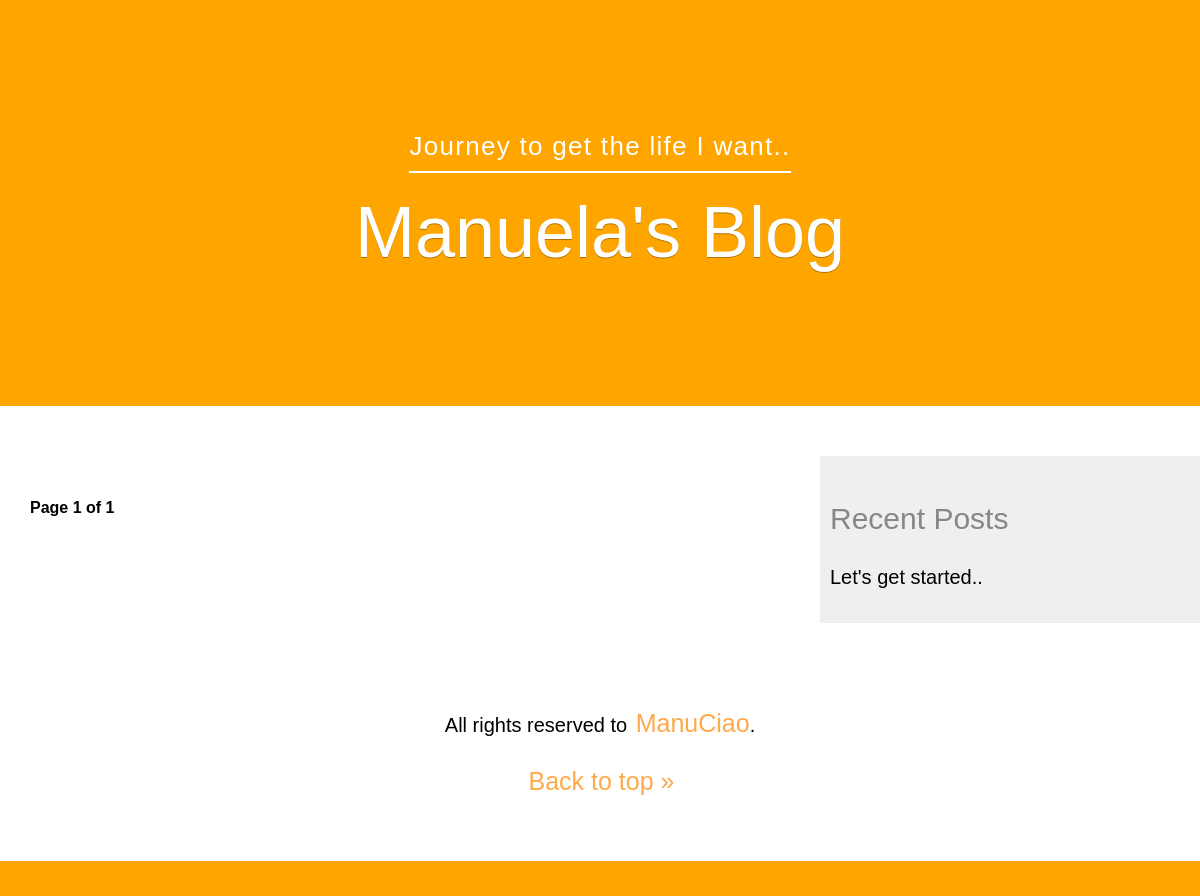
Page /blog/ on the earlier database version.
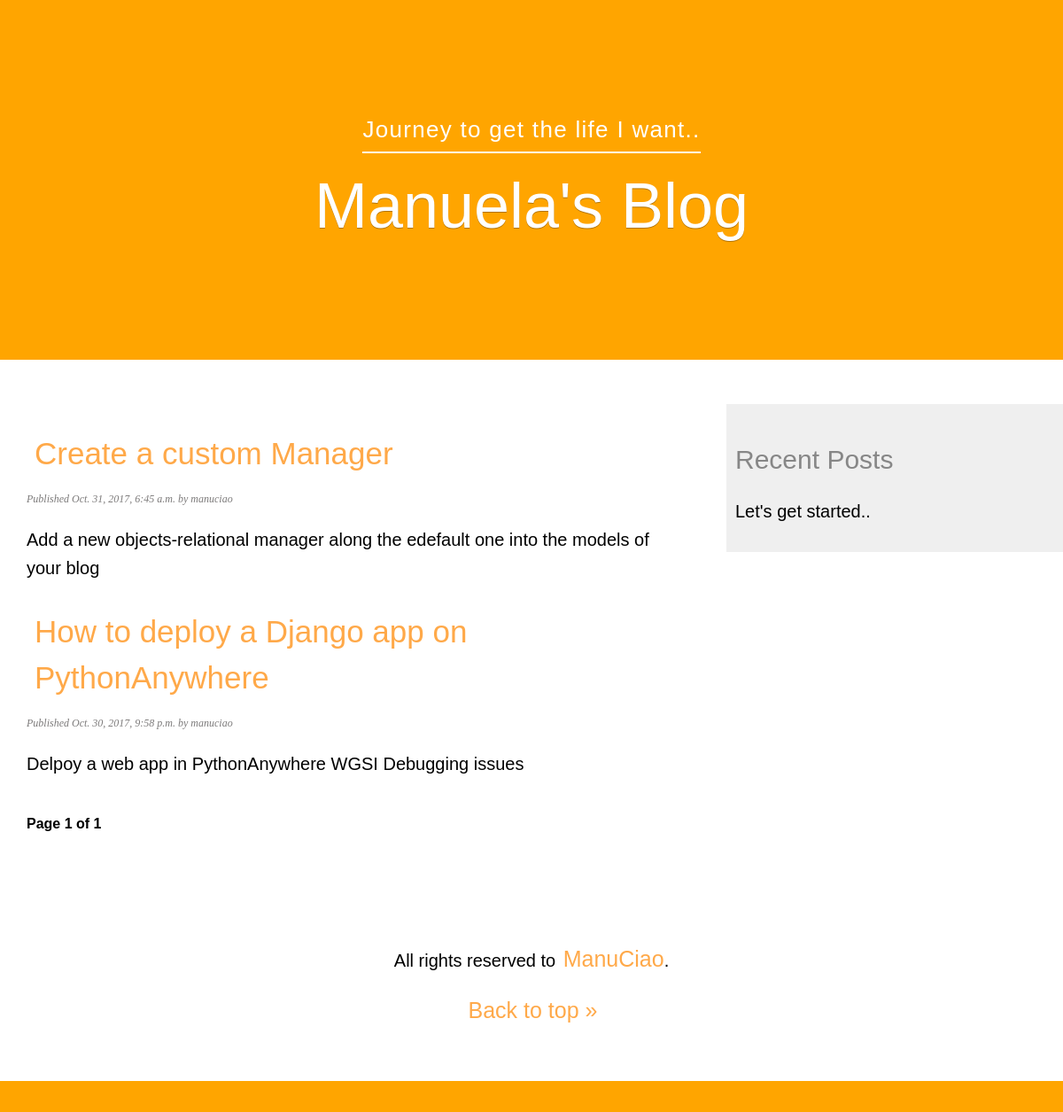
Same page on the later database version.
### blog/models.py (models this page shows, shortened)
class Post(models.Model):
    STATUS_CHOICES = (
        ('draft', 'Draft'),
        ('published', 'Published'),
    )
    title = models.CharField(max_length=250)
    slug = models.SlugField(max_length=250,
                            unique_for_date='publish')
    author = models.ForeignKey(User,
                               related_name='blog_posts')
    body = models.TextField()
    publish = models.DateTimeField(default=timezone.now)
    created = models.DateTimeField(auto_now_add=True)
    updated = models.DateTimeField(auto_now=True)
    status = models.CharField(max_length=10,
                              choices=STATUS_CHOICES,
                              default='draft')
    objects = models.Manager() # the default Manager
    published = PublishedManager() # the custom manager
    def get_absolute_url(self):
        return reverse('blog:post_detail',
                       args=[self.publish.year,
                             self.publish.strftime('%m'),
                             self.publish.strftime('%d'),
                             self.slug])
    class Meta:
        ordering = ('-publish',)  #"-publish" descending order

### blog/views.py (the view)
class PostListView(ListView):
    queryset = Post.published.all()
    context_object_name = 'posts'
    paginate_by = 3
    template_name = 'blog/post/list.html'

### blog/templates/blog/post/list.html (shortened to what this page needs)
{% extends "blog/base.html" %}
{% block content %}
   {% for post in posts %}
      <h2>
        <a href="{{ post.get_absolute_url }}">
          {{ post.title }}
        </a>
      </h2>
      <p class="date">
        Published {{ post.publish }} by {{ post.author }}
      </p>
      {{ post.body|truncatewords:30|linebreaks }}
    {% endfor %}
    {% include "pagination.html" with page=page_obj %}
{% endblock %}

Differences in the rows shown:
now on this page (row edited): Post: title "Create a custom Manager", publish "Oct. 31, 2017, 6:45 a.m.", author "manuciao", body "Add a new objects-relational manager along the edefault one into the models of your blog"
now on this page (row edited): Post: title "How to deploy a Django app on PythonAnywhere", publish "Oct. 30, 2017, 9:58 p.m.", author "manuciao", body "Delpoy a web app in PythonAnywhere WGSI Debugging issues"
